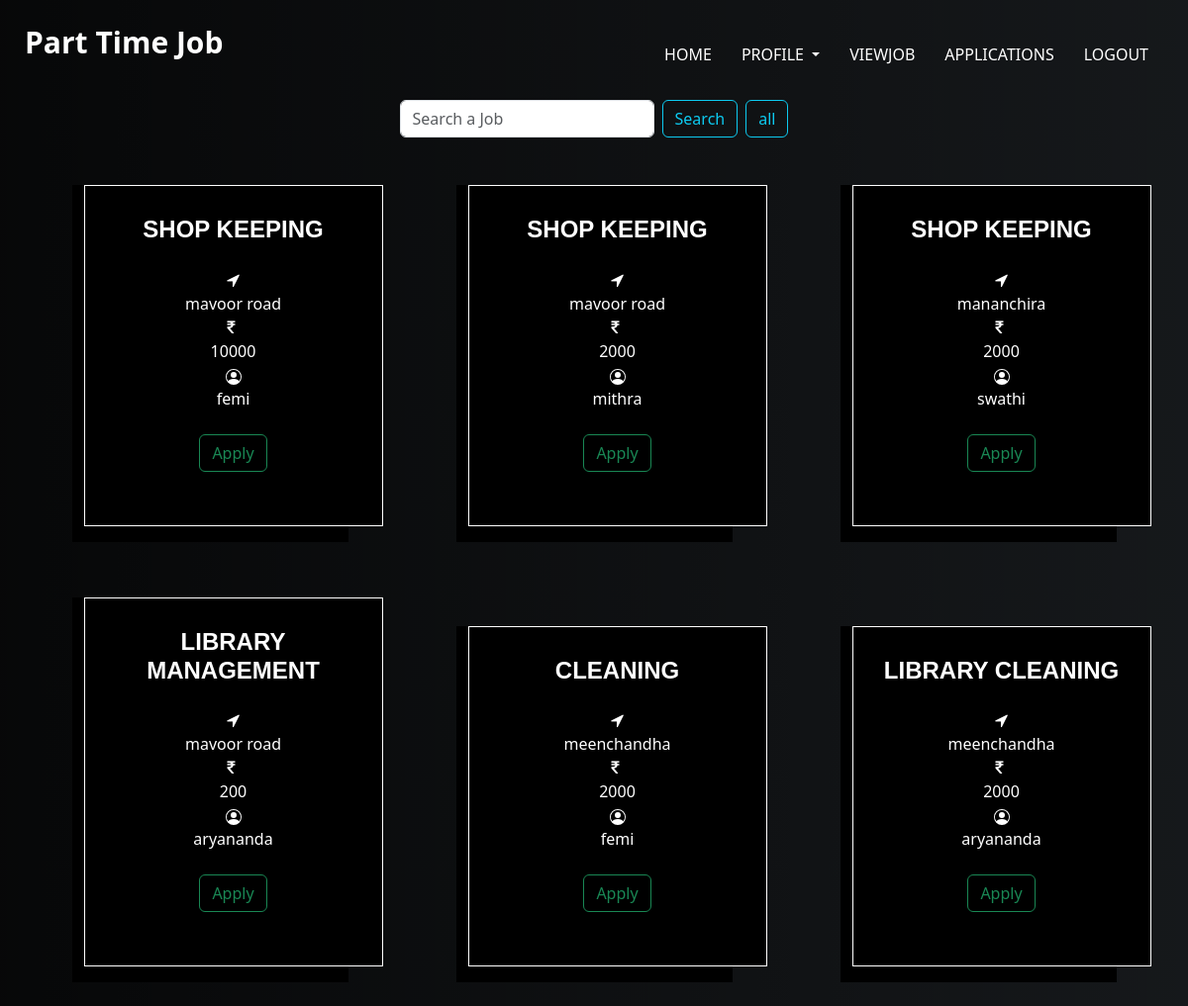
The app's page /jobview, older data.
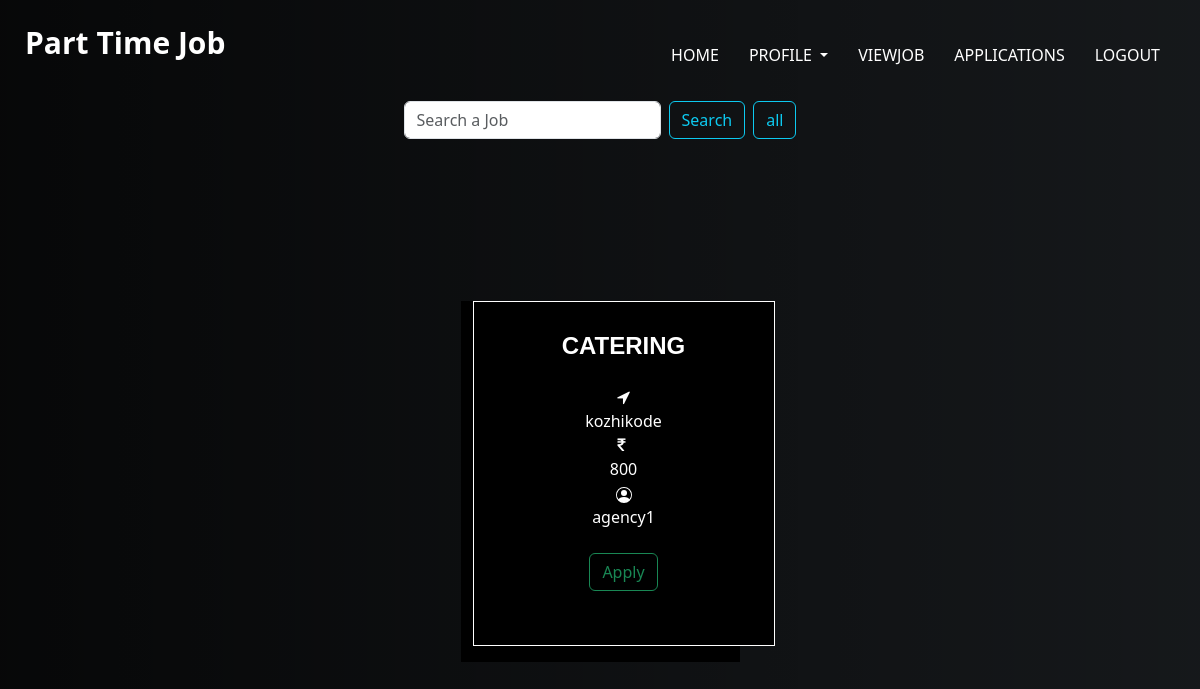
The same page, newer data.
### jobportal/models.py (models this page shows, shortened)
class Job(models.Model):
    agency_id=models.ForeignKey(Agency,on_delete=models.CASCADE,null=True)
    jobname=models.CharField(max_length=30,null=True)
    location=models.CharField(max_length=40,null=True)
    salary=models.IntegerField(null=True)
    description=models.CharField(max_length=70,null=True)

class Agency(models.Model):
    login_id=models.ForeignKey(Login1,on_delete=models.CASCADE,null=True)
    email=models.EmailField(max_length=30,null=True)
    address=models.CharField(max_length=100,null=True)
    phone=models.IntegerField(null=True)
    image=models.FileField(null=True)

class Login1(models.Model):
    username=models.CharField(max_length=30)
    password=models.CharField(max_length=30)
    usertype=models.IntegerField(null=True)
    def __str__(self):
        return self.username

### jobportal/views.py (the view)
# urls.py: path('jobview',views.jobview,name='jobview'),
def jobview(request):
    data = Job.objects.all()
    not_booked_jobs = Job.objects.exclude(application__status='approved')
    return render(request,'student/jobview.html',{'data':not_booked_jobs})

### templates/student/jobview.html (shortened to what this page needs)
<!DOCTYPE html>
<html>
<head>
  {% load static %}
  <link rel="stylesheet" type="text/css" href="{% static 'css/bootstrap.css' %}" />
   <link href="{% static 'style.css' %}" rel="stylesheet" />
  <link href="{% static 'css/style.scss' %}" rel="stylesheet" />
  <link href="{% static 'css/responsive.css' %}" rel="stylesheet" />
  <link href="{% static 'css/bootstrap.min/bootstrap.min.css' %}" rel="stylesheet" />
  <link href="{% static 'css/style/style.css' %}" rel="stylesheet" />
  <link href="https://cdn.jsdelivr.net/npm/bootstrap@5.3.2/dist/css/bootstrap.min.css" rel="stylesheet">
</head>
<body class="bg-dark">
  <div class="hero_area">
    <div class="hero_bg_box">
      <div class="img-box">
      </div>
    </div>
    <header class="header_section">
      <nav class="navbar navbar-expand-lg custom_nav-container">
        <div class="container-fluid">
          <a class="navbar-brand" href="#" style="color: white;font-size: 30px;font-weight: bolder;">Part Time Job</a>
          <div class="collapse navbar-collapse ml-auto" id="navbarSupportedContent">
              <ul class="navbar-nav  ">
              <li class="nav-item">
                <a class="nav-link active" aria-current="page" href="{% url 'stdhome' %}">Home</a>
              </li>
              <li class="nav-item dropdown">
                <a class="nav-link dropdown-toggle" href="#" role="button" data-bs-toggle="dropdown" aria-expanded="false">
                  Profile
                </a>
              </li>
              <li class="nav-item">
                <a class="nav-link active" aria-current="page" href="{% url 'jobview' %}">ViewJob</a>
              </li>
               <li class="nav-item">
                <a class="nav-link active" aria-current="page" href="{% url 'stdreview' %}">Applications</a>
              </li>
              <li class="nav-item">
                <a class="nav-link active" aria-current="page" href="{% url 'aslogout' %}">Logout</a>
              </li>
            </ul>
          </div>
        </div>
      </nav>
    </header>
    <div class="container-fluid mb-5 mt-3 " style="margin: auto; width: fit-content;">
      <div class="d-flex">
          <form method="post" class="d-flex  gap-2 align-items-center" role="search" action="{% url 'jobsearch' %}">
              <input type="text" class="form-control" placeholder="Search a Job" name="jobname" >
              <button class="btn btn-outline-info" type="submit">Search</button>
          </form>
          <a href="{% url 'jobview' %}" class="ms-2">
            <button class="btn btn-outline-info" type="submit">all</button>
        </a>
      </div>
  </div>
<div class="container-fluid m-auto ">
    <div class="container pt- pb-3 m-auto">
        <div class="row d-flex flex-wrap gap-5 m-auto  ">
          {% for i in data %}
          <div class="col-lg-3 col-md-3 mb-2 bg-black m-auto  " >
                    <div class="rent-item mb-3 bg-black"  style="height: fit-content;width: 302px;border:1px solid white;">
                        <h4 class="text-uppercase mb-4" style="color: rgb(255, 255, 255)">{{i.jobname}}</h4>
                        <div class="mb-4">
                            <div class="px-2">
                                <i style="color: rgb(255, 255, 255)" class="fa fa-location-arrow  text-uppercase "></i><br>
                                <span style="color: rgb(255, 255, 255)">{{i.location}}</span>
                            </div>
                            <div class="px-2 ">
                                <i style="color: rgb(255, 255, 255)" class="fa fa-rupee  mr-1"></i><br>
                                <span style="color: rgb(255, 255, 255)">{{i.salary}}</span>
                            </div>
                            <div class="px-2 mb-4">
                              <br>
                                <span style="color: rgb(255, 255, 255)">{{i.agency_id.login_id}}</span>
                            </div>
                            <a class="mt-3 " href="{% url 'job_applications' jid=i.id %}"><button type="button" class="btn btn-outline-success" >Apply</button></a>
                        </div>
                    </div>
                  </div>
                {% endfor %}
        </div>
    </div>
</div>
</body>
</html>

### static/style.css (style rules this page uses)
body { font-family: "Poppins", sans-serif; color: #0c0c0c; background-color: #ffffff; }
.hero_area { min-height: 100vh; display: -webkit-box; display: -ms-flexbox; display: flex; -webkit-box-orient: vertical; -webkit-box-direction: normal; -ms-flex-direction: column; flex-direction: column; position: relative; }
.hero_bg_box { position: absolute; top: 0; left: 0; width: 100%; height: 100%; overflow: hidden; z-index: -1; display: -webkit-box; display: -ms-flexbox; display: flex; -webkit-box-pack: center; -ms-flex-pack: center; justify-content: center; }
.hero_bg_box .img-box { width: 100%; }
.hero_bg_box::before { content: ""; position: absolute; top: 0; left: 0; width: 100%; height: 100%; background: -webkit-gradient(linear, left top, right top, from(rgba(0, 0, 0, 0.8)), to(rgba(0, 0, 0, 0.35))); background: linear-gradient(to right, rgba(0, 0, 0, 0.8), rgba(0, 0, 0, 0.35)); }
.header_section { padding: 0; }
.header_section .container-fluid { padding-right: 25px; padding-left: 25px; }
#navbarSupportedContent { -webkit-box-pack: justify; -ms-flex-pack: justify; justify-content: space-between; }
.custom_nav-container { z-index: 99999; padding: 0; }
.custom_nav-container .navbar-nav { margin-left: auto; }
.custom_nav-container .navbar-nav .nav-item .nav-link { padding: 0; padding: 35px 15px 10px 15px; color: #ffffff; text-align: center; text-transform: uppercase; -webkit-transition: all .2s; transition: all .2s; }
a, a:hover, a:focus { text-decoration: none; }
.btn, .btn:focus { outline: none !important; -webkit-box-shadow: none; box-shadow: none; }
.navbar-brand { display: -webkit-box; display: -ms-flexbox; display: flex; -webkit-box-orient: vertical; -webkit-box-direction: normal; -ms-flex-direction: column; flex-direction: column; -webkit-box-align: center; -ms-flex-align: center; align-items: center; }

### static/css/responsive.css (style rules this page uses)
@media (min-width: 1200px) { .container { max-width: 1170px; } }

### static/css/style/style.css (style rules this page uses)
:root { --primary: #F77D0A; --secondary: #2B2E4A; --light: #F4F5F8; --dark: #1C1E32; }
h3, h4, .font-weight-semi-bold { font-weight: 600 !important; }
.rent-item { padding: 30px; text-align: center; background: var(--light); transition: .5s; }
.rent-item h4 { transition: .5s; }

Row changes from the older to the newer data that the page shows:
removed Job: jobname "SHOP KEEPING", location "mavoor road", salary "10000", agency_id.login_id "femi"
removed Job: jobname "SHOP KEEPING", location "mavoor road", salary "2000", agency_id.login_id "mithra"
no longer on this page (row unchanged): Job: jobname "SHOP KEEPING", location "mananchira", salary "2000", agency_id.login_id "swathi"
removed Job: jobname "LIBRARY MANAGEMENT", location "mavoor road", salary "200", agency_id.login_id "aryananda"
removed Job: jobname "CLEANING", location "meenchandha", salary "2000", agency_id.login_id "femi"
removed Job: jobname "LIBRARY CLEANING", location "meenchandha", salary "2000", agency_id.login_id "aryananda"
added Job: jobname "CATERING", location "kozhikode", salary "800", agency_id.login_id "agency1"
